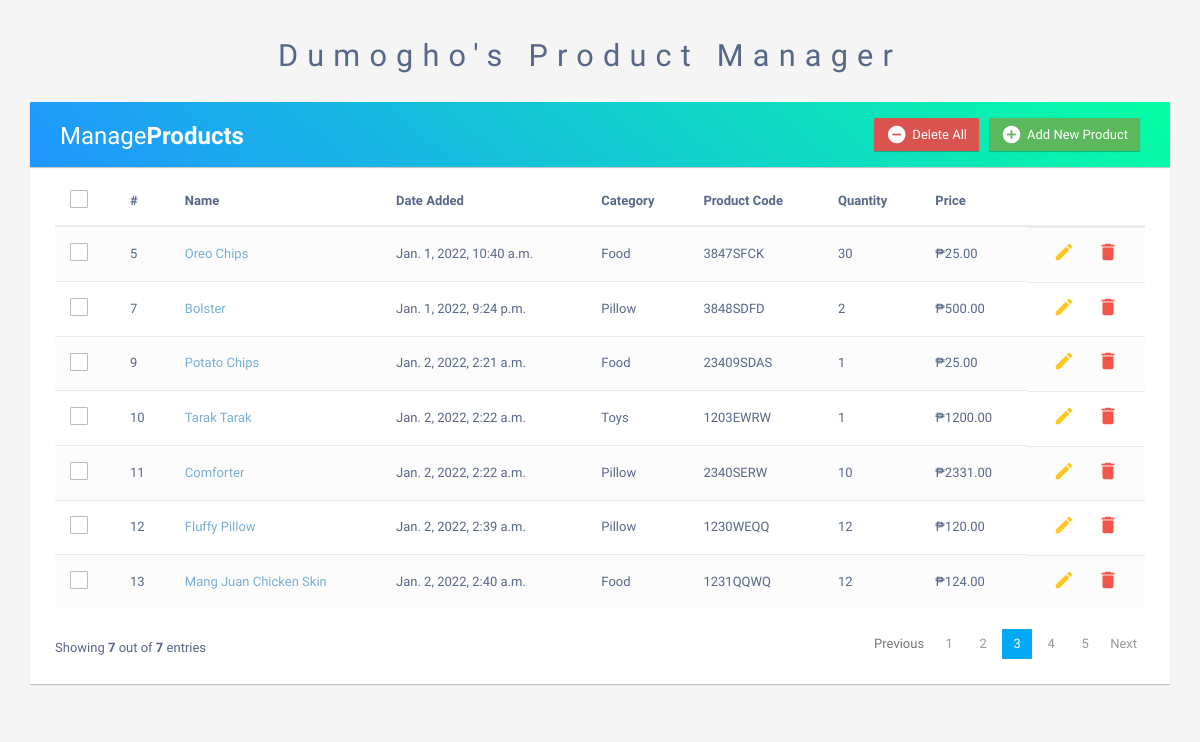
Before: / with the older database file.
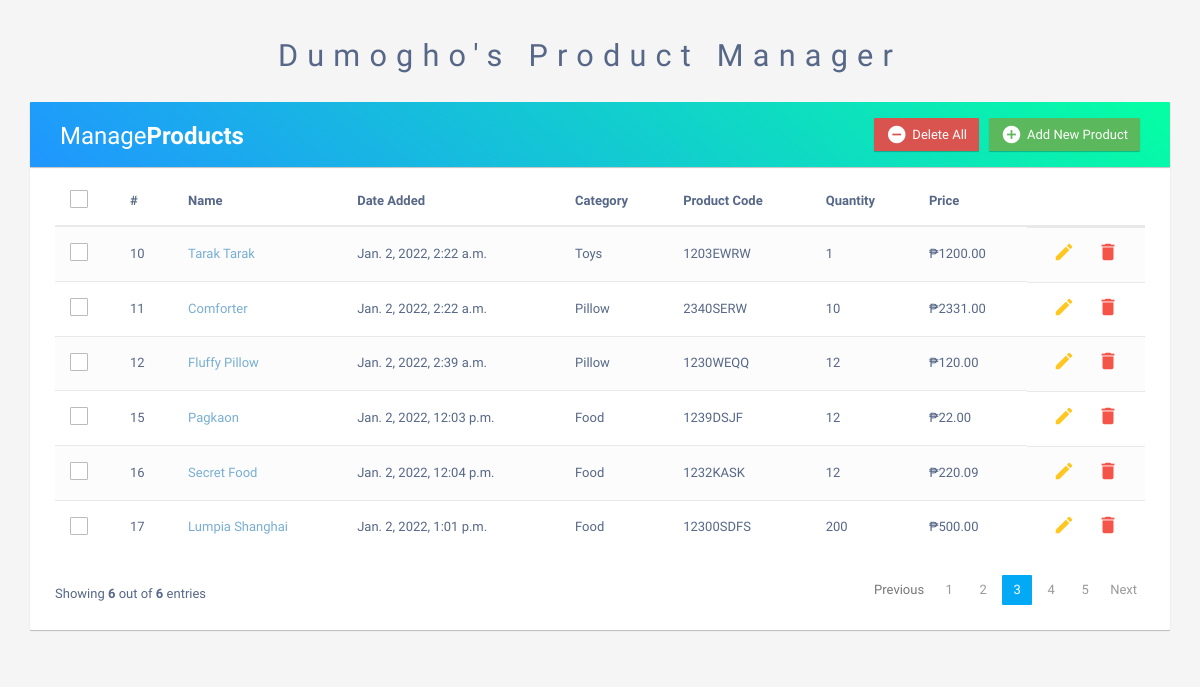
After: the same page with the newer database file.
### dashboard/models.py (models this page shows, shortened)
class Product(models.Model):
    CATEGORY =  (
        ('Pillow', 'Pillow'),
        ('Food', 'Food'),
        ('Toys', 'Toys'),
    )
    name = models.CharField(max_length=50)
    date_added = models.DateTimeField(auto_now_add=True, null=True)
    product_code = models.CharField(max_length=10, blank=True)
    price = models.DecimalField(max_digits=8, decimal_places=2)
    quantity = models.IntegerField(blank=True, null=True)
    category = models.CharField(max_length=10, null=True, choices=CATEGORY)

### dashboard/views.py (the view)
# urls.py: path('', views.PMSDashboard.as_view(), name='home'),
class PMSDashboard(View):
    def get(self, request, *args, **kwargs):
        products = Product.objects.all()
        total_products = products.count()
        context = {}
        context = {
            'products': products,
            'total_products': total_products
        }
        return render(request, "dashboard/home.html", context)

### templates/dashboard/home.html (shortened to what this page needs)
{% extends "dashboard/base.html" %}
{% load static %}
{% block content %}
    <br>
    <h2 class="heading">Dumogho's Product Manager</h2>
    <div class="container">
        <div class="table-wrapper">
            <div class="table-title">
                <div class="row">
                    <div class="col-sm-6">
                        <h2>Manage<b>Products</b></h2>
                    </div>
                    <div class="col-sm-6">
                        <button type="button" class="btn btn-success js-create-product" data-url="{% url 'product-create' %}">
                            <i class="material-icons">&#xE147;</i> <span>Add New Product</span>
                        </button>
                        <button type="button" class="btn btn-danger js-delete-all-products" data-url="{% url 'product-delete-all' %}">
                            <i class="material-icons">&#xE15C;</i> <span>Delete All</span>
                        </button>
                    </div>
                </div>
            </div>
            <table class="table table-striped table-hover" id="product-table">
                <thead>
                    <tr>
                        <th>
                            <span class="custom-checkbox">
                                <label for="selectAll"></label>
                            </span>
                        </th>
                        <th>#</th>
                        <th>Name</th>
                        <th>Date Added</th>
                        <th>Category</th>
                        <th>Product Code</th>
                        <th>Quantity</th>
                        <th>Price</th>
                        <th></th>
                    </tr>
                </thead>
                <tbody>
                    {% include 'dashboard/partial_product_list.html' %}
                </tbody>
            </table>
            <div class="clearfix">
                <div class="hint-text">Showing <b id="items">{{total_products}}</b> out of <b id="entries">{{total_products}}</b> entries</div>
                <ul class="pagination">
                    <li class="page-item disabled"><a href="#">Previous</a></li>
                    <li class="page-item"><a href="#" class="page-link">1</a></li>
                    <li class="page-item"><a href="#" class="page-link">2</a></li>
                    <li class="page-item active"><a href="#" class="page-link">3</a></li>
                    <li class="page-item"><a href="#" class="page-link">4</a></li>
                    <li class="page-item"><a href="#" class="page-link">5</a></li>
                    <li class="page-item"><a href="#" class="page-link">Next</a></li>
                </ul>
            </div>
        </div>
    </div>
{% endblock content %}

### templates/dashboard/base.html (shortened to what this page needs)
{% load static %}
<!DOCTYPE html>
<html lang="en">
<head>
    {% include "dashboard/css.html" %}
    <link rel="stylesheet" href="{% static 'dashboard/css/style.css' %}">
</head>
<body>
    {% block content %}
    {% endblock content %}
</body>
</html>

### templates/dashboard/css.html (shortened to what this page needs)
<link rel="stylesheet" href="https://maxcdn.bootstrapcdn.com/font-awesome/4.7.0/css/font-awesome.min.css">
<link rel="stylesheet" href="https://maxcdn.bootstrapcdn.com/bootstrap/3.3.7/css/bootstrap.min.css">

### templates/dashboard/partial_product_list.html (shortened to what this page needs)
{% for product in products %}
    <tr>
        <td>
            <span class="custom-checkbox">
                <label for="checkbox1"></label>
            </span>
        </td>
        <td>{{ product.id }}</td>
        <td><a href="" class="show-link js-show-product" data-url="{% url 'show-product' product.id %}">{{ product.name }}</a></td>
        <td>{{ product.date_added }}</td>
        <td>{{ product.category }}</td>
        <td>{{ product.product_code }}</td>
        <td>{{ product.quantity }}</td>
        <td>₱{{ product.price }}</td>
        <td class="btn-group">
            <button type="button" class="edit js-update-product" data-url="{% url 'product-update' product.id %}">
                <i class="material-icons" data-toggle="tooltip" title="Edit">&#xE254;</i>
            </button>
            <button type="button" class="delete js-delete-product" data-url="{% url 'product-delete' product.id %}">
                <i class="material-icons" data-toggle="tooltip" title="Delete">&#xE872;</i></span>
            </button>
        </td>
    </tr>
{% empty %}
    <tr>
        <td colspan="8" class="text-center bg-warning">No Products</td>
    </tr>
{% endfor %}

### static/dashboard/css/style.css (style rules this page uses)
body { color: #566787; background:#f5f5f5; font-family: 'Varela Round', sans-serif; font-size: 13px; }
.table-wrapper { background: #fff; padding: 20px 25px; margin: 30px 0; border-radius: 1px; box-shadow: 0 1px 1px rgba(0, 0, 0, 0.247); }
.table-title { padding-bottom: 15px; background: linear-gradient(40deg, #2096ff, #05ffa3) !important; color: #fff; padding: 16px 30px; margin: -20px -25px 10px; border-radius: 1px 1px 0 0; box-shadow: 0 1px 1px rgba(0, 0, 0, 0.247); }
.table-title h2 { margin: 5px 0 0; font-size: 24px; }
.table-title .btn { color: #fff; float: right; font-size: 13px; min-width: 50px; border: none; outline: none; margin-left: 10px; border-radius: 1px; box-shadow: 0 1px 1px rgba(0, 0, 0, 0.247); }
.table-title .btn i { float: left; font-size: 21px; margin-right:5px; }
.table-title .btn span { float: left; margin-top: 2px; }
table.table tr th, table.table tr td { border-color: #e9e9e9; padding: 12px 15px; vertical-align: middle; }
table.table tr th:first-child { width: 60px; }
table.table tr th:last-child { width: 100px; }
table.table-striped tbody tr:nth-of-type(odd) { background-color: #fcfcfc; }
table.table td:last-child i { opacity: 0.9; font-size: 22px; margin: 0 5px; }
table.table td.btn-group { display: inline-flex; }
table.table td button { font-weight: bold; color: #566787; text-decoration: none; border: none; background: none; outline: none !important; }
table.table td button.edit { color: #ffc107; }
table.table td button.delete { color: #f44336; }
table.table td i { font-size: 19px; }
.pagination { float: right; margin: 0 0 5px; }
.pagination li a { border: none; font-size: 13px; min-width: 30px; min-height: 25px; color: #999; margin: 0 2px; line-height: 30px; border-radius: 1px !important; text-align: center; padding: 0 6px; }
.pagination li.active a, .pagination li.active a.page-link { background: #03a9f4; }
.hint-text { float: left; margin-top: 10px; font-size: 13px; }
.custom-checkbox { position: relative; }
.custom-checkbox label::before { width: 18px; height: 18px; }
.custom-checkbox label::before { content: ""; margin-right: 10px; display: inline-block; vertical-align: text-top; background: #fff; border: 1px solid #bbb; border-radius: 1px; box-sizing: border-box; z-index: 2; }
.show-link { text-decoration: none; color: #78aed3; }
.heading { display: block; text-align: center; font-size: 23pt; margin: 20px 20px 0 0; letter-spacing: 0.3em; }

Changed rows visible on the page:
removed Product: id "5", name "Oreo Chips", date_added "Jan. 1, 2022, 10:40 a.m.", category "Food", product_code "3847SFCK", quantity "30", price "25.00"
removed Product: id "7", name "Bolster", date_added "Jan. 1, 2022, 9:24 p.m.", category "Pillow", product_code "3848SDFD", quantity "2", price "500.00"
removed Product: id "9", name "Potato Chips", date_added "Jan. 2, 2022, 2:21 a.m.", category "Food", product_code "23409SDAS", quantity "1", price "25.00"
removed Product: id "13", name "Mang Juan Chicken Skin", date_added "Jan. 2, 2022, 2:40 a.m.", category "Food", product_code "1231QQWQ", quantity "12", price "124.00"
added Product: id "15", name "Pagkaon", date_added "Jan. 2, 2022, 12:03 p.m.", category "Food", product_code "1239DSJF", quantity "12", price "22.00"
added Product: id "16", name "Secret Food", date_added "Jan. 2, 2022, 12:04 p.m.", category "Food", product_code "1232KASK", quantity "12", price "220.09"
added Product: id "17", name "Lumpia Shanghai", date_added "Jan. 2, 2022, 1:01 p.m.", category "Food", product_code "12300SDFS", quantity "200", price "500.00"
Other visible differences:
{{ total_products }}: "7" → "6"
